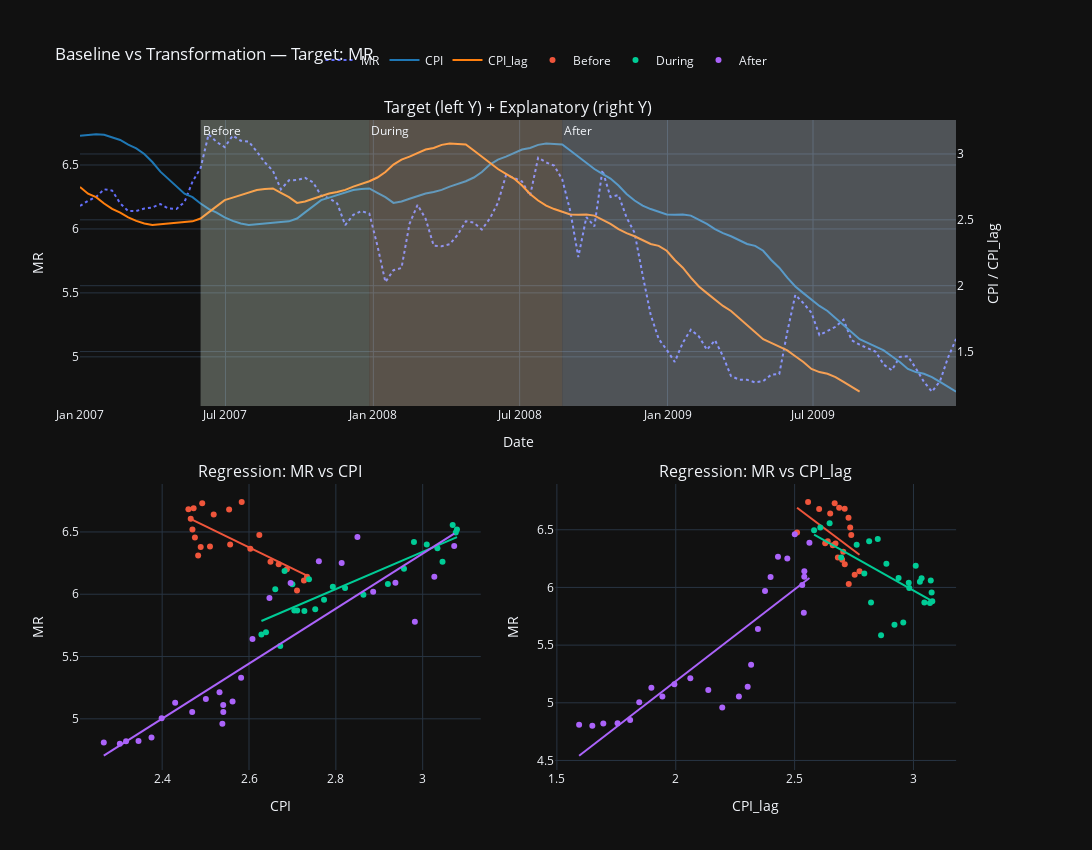

This figure's notebook cell:
### Code cell
utils.plot_explanatory_regression_grid(
    df,
    target="MR",
    explanatory_baseline="CPI",
    explanatory_transformed="CPI_lag",
    categorical="period"
)
